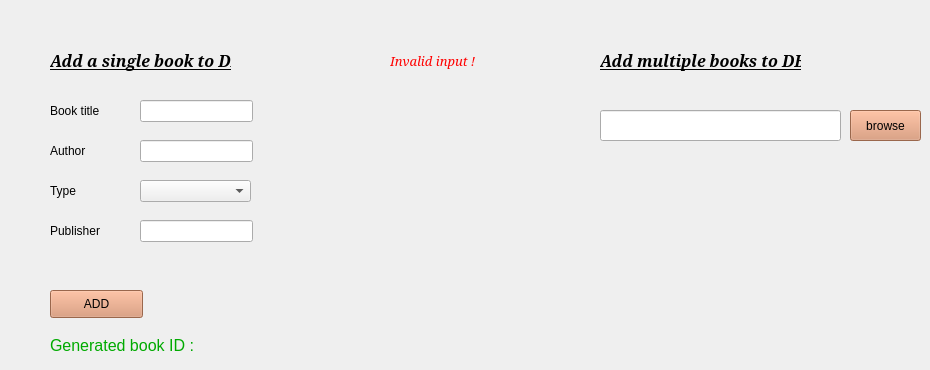
      <widget class="QWidget" name="add_books_tab">
       <attribute name="title">
        <string>ADD BOOKS</string>
       </attribute>
       <widget class="QLabel" name="label_7">
        <property name="geometry">
         <rect>
          <x>50</x>
          <y>100</y>
          <width>61</width>
          <height>21</height>
         </rect>
        </property>
        <property name="text">
         <string>Book title</string>
        </property>
       </widget>
       <widget class="QLabel" name="label_8">
        <property name="geometry">
         <rect>
          <x>50</x>
          <y>140</y>
          <width>61</width>
          <height>21</height>
         </rect>
        </property>
        <property name="text">
         <string>Author</string>
        </property>
       </widget>
       <widget class="QLabel" name="label_9">
        <property name="geometry">
         <rect>
          <x>50</x>
          <y>180</y>
          <width>61</width>
          <height>21</height>
         </rect>
        </property>
        <property name="text">
         <string>Type</string>
        </property>
       </widget>
       <widget class="QLabel" name="label_10">
        <property name="geometry">
         <rect>
          <x>50</x>
          <y>220</y>
          <width>61</width>
          <height>21</height>
         </rect>
        </property>
        <property name="text">
         <string>Publisher</string>
        </property>
       </widget>
       <widget class="QPushButton" name="add_book_botton">
        <property name="geometry">
         <rect>
          <x>50</x>
          <y>290</y>
          <width>93</width>
          <height>28</height>
         </rect>
        </property>
        <property name="palette">
         <palette>
          <active>
           <colorrole role="WindowText">
            <brush brushstyle="SolidPattern">
             <color alpha="255">
              <red>0</red>
              <green>0</green>
              <blue>0</blue>
             </color>
            </brush>
           </colorrole>
           <colorrole role="Button">
            <brush brushstyle="SolidPattern">
             <color alpha="255">
              <red>216</red>
              <green>144</green>
              <blue>107</blue>
             </color>
            </brush>
           </colorrole>
           <colorrole role="Light">
            <brush brushstyle="SolidPattern">
             <color alpha="255">
              <red>255</red>
              <green>216</green>
              <blue>196</blue>
             </color>
            </brush>
           </colorrole>
           <colorrole role="Midlight">
            <brush brushstyle="SolidPattern">
             <color alpha="255">
              <red>235</red>
              <green>180</green>
              <blue>151</blue>
             </color>
            </brush>
           </colorrole>
           <colorrole role="Dark">
            <brush brushstyle="SolidPattern">
             <color alpha="255">
              <red>108</red>
              <green>72</green>
              <blue>53</blue>
             </color>
            </brush>
           </colorrole>
           <colorrole role="Mid">
            <brush brushstyle="SolidPattern">
             <color alpha="255">
              <red>144</red>
              <green>96</green>
              <blue>71</blue>
             </color>
            </brush>
           </colorrole>
           <colorrole role="Text">
            <brush brushstyle="SolidPattern">
             <color alpha="255">
              <red>0</red>
              <green>0</green>
              <blue>0</blue>
             </color>
            </brush>
           </colorrole>
           <colorrole role="BrightText">
            <brush brushstyle="SolidPattern">
             <color alpha="255">
              <red>255</red>
              <green>255</green>
              <blue>255</blue>
             </color>
            </brush>
           </colorrole>
           <colorrole role="ButtonText">
            <brush brushstyle="SolidPattern">
             <color alpha="255">
              <red>0</red>
              <green>0</green>
              <blue>0</blue>
             </color>
            </brush>
           </colorrole>
           <colorrole role="Base">
            <brush brushstyle="SolidPattern">
             <color alpha="255">
              <red>255</red>
              <green>255</green>
              <blue>255</blue>
             </color>
            </brush>
           </colorrole>
           <colorrole role="Window">
            <brush brushstyle="SolidPattern">
             <color alpha="255">
              <red>216</red>
              <green>144</green>
              <blue>107</blue>
             </color>
            </brush>
           </colorrole>
           <colorrole role="Shadow">
            <brush brushstyle="SolidPattern">
             <color alpha="255">
              <red>0</red>
              <green>0</green>
              <blue>0</blue>
             </color>
            </brush>
           </colorrole>
           <colorrole role="AlternateBase">
            <brush brushstyle="SolidPattern">
             <color alpha="255">
              <red>235</red>
              <green>199</green>
              <blue>181</blue>
             </color>
            </brush>
           </colorrole>
           <colorrole role="ToolTipBase">
            <brush brushstyle="SolidPattern">
             <color alpha="255">
              <red>255</red>
              <green>255</green>
              <blue>220</blue>
             </color>
            </brush>
           </colorrole>
           <colorrole role="ToolTipText">
            <brush brushstyle="SolidPattern">
             <color alpha="255">
              <red>0</red>
              <green>0</green>
              <blue>0</blue>
             </color>
            </brush>
           </colorrole>
           <colorrole role="PlaceholderText">
            <brush brushstyle="SolidPattern">
             <color alpha="128">
              <red>0</red>
              <green>0</green>
              <blue>0</blue>
             </color>
            </brush>
           </colorrole>
          </active>
          <inactive>
           <colorrole role="WindowText">
            <brush brushstyle="SolidPattern">
             <color alpha="255">
              <red>0</red>
              <green>0</green>
              <blue>0</blue>
             </color>
            </brush>
           </colorrole>
           <colorrole role="Button">
            <brush brushstyle="SolidPattern">
             <color alpha="255">
              <red>216</red>
              <green>144</green>
              <blue>107</blue>
             </color>
            </brush>
           </colorrole>
           <colorrole role="Light">
            <brush brushstyle="SolidPattern">
             <color alpha="255">
              <red>255</red>
              <green>216</green>
              <blue>196</blue>
             </color>
            </brush>
           </colorrole>
           <colorrole role="Midlight">
            <brush brushstyle="SolidPattern">
             <color alpha="255">
              <red>235</red>
              <green>180</green>
              <blue>151</blue>
             </color>
            </brush>
           </colorrole>
           <colorrole role="Dark">
            <brush brushstyle="SolidPattern">
             <color alpha="255">
              <red>108</red>
              <green>72</green>
              <blue>53</blue>
             </color>
            </brush>
           </colorrole>
           <colorrole role="Mid">
            <brush brushstyle="SolidPattern">
             <color alpha="255">
              <red>144</red>
              <green>96</green>
              <blue>71</blue>
             </color>
            </brush>
           </colorrole>
           <colorrole role="Text">
            <brush brushstyle="SolidPattern">
             <color alpha="255">
              <red>0</red>
              <green>0</green>
              <blue>0</blue>
             </color>
            </brush>
           </colorrole>
           <colorrole role="BrightText">
            <brush brushstyle="SolidPattern">
             <color alpha="255">
              <red>255</red>
              <green>255</green>
              <blue>255</blue>
             </color>
            </brush>
           </colorrole>
           <colorrole role="ButtonText">
            <brush brushstyle="SolidPattern">
             <color alpha="255">
              <red>0</red>
              <green>0</green>
              <blue>0</blue>
             </color>
            </brush>
           </colorrole>
           <colorrole role="Base">
            <brush brushstyle="SolidPattern">
             <color alpha="255">
              <red>255</red>
              <green>255</green>
              <blue>255</blue>
             </color>
            </brush>
           </colorrole>
           <colorrole role="Window">
            <brush brushstyle="SolidPattern">
             <color alpha="255">
              <red>216</red>
              <green>144</green>
              <blue>107</blue>
             </color>
            </brush>
           </colorrole>
           <colorrole role="Shadow">
            <brush brushstyle="SolidPattern">
             <color alpha="255">
              <red>0</red>
              <green>0</green>
              <blue>0</blue>
             </color>
            </brush>
           </colorrole>
           <colorrole role="AlternateBase">
            <brush brushstyle="SolidPattern">
             <color alpha="255">
              <red>235</red>
              <green>199</green>
              <blue>181</blue>
             </color>
            </brush>
           </colorrole>
           <colorrole role="ToolTipBase">
            <brush brushstyle="SolidPattern">
             <color alpha="255">
              <red>255</red>
              <green>255</green>
              <blue>220</blue>
             </color>
            </brush>
           </colorrole>
           <colorrole role="ToolTipText">
            <brush brushstyle="SolidPattern">
             <color alpha="255">
              <red>0</red>
              <green>0</green>
              <blue>0</blue>
             </color>
            </brush>
           </colorrole>
           <colorrole role="PlaceholderText">
            <brush brushstyle="SolidPattern">
             <color alpha="128">
              <red>0</red>
              <green>0</green>
              <blue>0</blue>
             </color>
            </brush>
           </colorrole>
          </inactive>
          <disabled>
           <colorrole role="WindowText">
            <brush brushstyle="SolidPattern">
             <color alpha="255">
              <red>108</red>
              <green>72</green>
              <blue>53</blue>
             </color>
            </brush>
           </colorrole>
           <colorrole role="Button">
            <brush brushstyle="SolidPattern">
             <color alpha="255">
              <red>216</red>
              <green>144</green>
              <blue>107</blue>
             </color>
            </brush>
           </colorrole>
           <colorrole role="Light">
            <brush brushstyle="SolidPattern">
             <color alpha="255">
              <red>255</red>
              <green>216</green>
              <blue>196</blue>
             </color>
            </brush>
           </colorrole>
           <colorrole role="Midlight">
            <brush brushstyle="SolidPattern">
             <color alpha="255">
              <red>235</red>
              <green>180</green>
              <blue>151</blue>
             </color>
            </brush>
           </colorrole>
           <colorrole role="Dark">
            <brush brushstyle="SolidPattern">
             <color alpha="255">
              <red>108</red>
              <green>72</green>
              <blue>53</blue>
             </color>
            </brush>
           </colorrole>
           <colorrole role="Mid">
            <brush brushstyle="SolidPattern">
             <color alpha="255">
              <red>144</red>
              <green>96</green>
              <blue>71</blue>
             </color>
            </brush>
           </colorrole>
           <colorrole role="Text">
            <brush brushstyle="SolidPattern">
             <color alpha="255">
              <red>108</red>
              <green>72</green>
              <blue>53</blue>
             </color>
            </brush>
           </colorrole>
           <colorrole role="BrightText">
            <brush brushstyle="SolidPattern">
             <color alpha="255">
              <red>255</red>
              <green>255</green>
              <blue>255</blue>
             </color>
            </brush>
           </colorrole>
           <colorrole role="ButtonText">
            <brush brushstyle="SolidPattern">
             <color alpha="255">
              <red>108</red>
              <green>72</green>
              <blue>53</blue>
             </color>
            </brush>
           </colorrole>
           <colorrole role="Base">
            <brush brushstyle="SolidPattern">
             <color alpha="255">
              <red>216</red>
              <green>144</green>
              <blue>107</blue>
             </color>
            </brush>
           </colorrole>
           <colorrole role="Window">
            <brush brushstyle="SolidPattern">
             <color alpha="255">
              <red>216</red>
              <green>144</green>
              <blue>107</blue>
             </color>
            </brush>
           </colorrole>
           <colorrole role="Shadow">
            <brush brushstyle="SolidPattern">
             <color alpha="255">
              <red>0</red>
              <green>0</green>
              <blue>0</blue>
             </color>
            </brush>
           </colorrole>
           <colorrole role="AlternateBase">
            <brush brushstyle="SolidPattern">
             <color alpha="255">
              <red>216</red>
              <green>144</green>
              <blue>107</blue>
             </color>
            </brush>
           </colorrole>
           <colorrole role="ToolTipBase">
            <brush brushstyle="SolidPattern">
             <color alpha="255">
              <red>255</red>
              <green>255</green>
              <blue>220</blue>
             </color>
            </brush>
           </colorrole>
           <colorrole role="ToolTipText">
            <brush brushstyle="SolidPattern">
             <color alpha="255">
              <red>0</red>
              <green>0</green>
              <blue>0</blue>
             </color>
            </brush>
           </colorrole>
           <colorrole role="PlaceholderText">
            <brush brushstyle="SolidPattern">
             <color alpha="128">
              <red>0</red>
              <green>0</green>
              <blue>0</blue>
             </color>
            </brush>
           </colorrole>
          </disabled>
         </palette>
        </property>
        <property name="text">
         <string>ADD</string>
        </property>
       </widget>
       <widget class="QComboBox" name="add_book_type_cbox">
        <property name="geometry">
         <rect>
          <x>140</x>
          <y>180</y>
          <width>111</width>
          <height>22</height>
         </rect>
        </property>
       </widget>
       <widget class="QLineEdit" name="add_book_title_in">
        <property name="geometry">
         <rect>
          <x>140</x>
          <y>100</y>
          <width>113</width>
          <height>22</height>
         </rect>
        </property>
       </widget>
       <widget class="QLineEdit" name="add_book_author_in">
        <property name="geometry">
         <rect>
          <x>140</x>
          <y>140</y>
          <width>113</width>
          <height>22</height>
         </rect>
        </property>
       </widget>
       <widget class="QLineEdit" name="add_book_publisher_in">
        <property name="geometry">
         <rect>
          <x>140</x>
          <y>220</y>
          <width>113</width>
          <height>22</height>
         </rect>
        </property>
       </widget>
       <widget class="QLabel" name="label_11">
        <property name="geometry">
         <rect>
          <x>50</x>
          <y>50</y>
          <width>181</width>
          <height>21</height>
         </rect>
        </property>
        <property name="font">
         <font>
          <family>Constantia</family>
          <pointsize>12</pointsize>
          <weight>75</weight>
          <italic>true</italic>
          <bold>true</bold>
          <underline>true</underline>
         </font>
        </property>
        <property name="text">
         <string>Add a single book to DB</string>
        </property>
       </widget>
       <widget class="QLabel" name="label_12">
        <property name="geometry">
         <rect>
          <x>600</x>
          <y>50</y>
          <width>201</width>
          <height>21</height>
         </rect>
        </property>
        <property name="font">
         <font>
          <family>Constantia</family>
          <pointsize>12</pointsize>
          <weight>75</weight>
          <italic>true</italic>
          <bold>true</bold>
          <underline>true</underline>
         </font>
        </property>
        <property name="text">
         <string>Add multiple books to DB</string>
        </property>
       </widget>
       <widget class="QLineEdit" name="add_book_filepath_display">
        <property name="geometry">
         <rect>
          <x>600</x>
          <y>110</y>
          <width>241</width>
          <height>31</height>
         </rect>
        </property>
       </widget>
       <widget class="QPushButton" name="add_book_browse_btn">
        <property name="geometry">
         <rect>
          <x>850</x>
          <y>110</y>
          <width>71</width>
          <height>31</height>
         </rect>
        </property>
        <property name="palette">
         <palette>
          <active>
           <colorrole role="WindowText">
            <brush brushstyle="SolidPattern">
             <color alpha="255">
              <red>0</red>
              <green>0</green>
              <blue>0</blue>
             </color>
            </brush>
           </colorrole>
           <colorrole role="Button">
            <brush brushstyle="SolidPattern">
             <color alpha="255">
              <red>216</red>
              <green>144</green>
              <blue>107</blue>
             </color>
            </brush>
           </colorrole>
           <colorrole role="Light">
            <brush brushstyle="SolidPattern">
             <color alpha="255">
              <red>255</red>
              <green>216</green>
              <blue>196</blue>
             </color>
            </brush>
           </colorrole>
           <colorrole role="Midlight">
            <brush brushstyle="SolidPattern">
             <color alpha="255">
              <red>235</red>
              <green>180</green>
              <blue>151</blue>
             </color>
            </brush>
           </colorrole>
           <colorrole role="Dark">
            <brush brushstyle="SolidPattern">
             <color alpha="255">
              <red>108</red>
              <green>72</green>
              <blue>53</blue>
             </color>
            </brush>
           </colorrole>
           <colorrole role="Mid">
            <brush brushstyle="SolidPattern">
             <color alpha="255">
              <red>144</red>
              <green>96</green>
              <blue>71</blue>
             </color>
            </brush>
           </colorrole>
           <colorrole role="Text">
            <brush brushstyle="SolidPattern">
             <color alpha="255">
              <red>0</red>
              <green>0</green>
              <blue>0</blue>
             </color>
            </brush>
           </colorrole>
           <colorrole role="BrightText">
            <brush brushstyle="SolidPattern">
             <color alpha="255">
              <red>255</red>
              <green>255</green>
              <blue>255</blue>
             </color>
            </brush>
           </colorrole>
           <colorrole role="ButtonText">
            <brush brushstyle="SolidPattern">
             <color alpha="255">
              <red>0</red>
              <green>0</green>
              <blue>0</blue>
             </color>
            </brush>
           </colorrole>
           <colorrole role="Base">
            <brush brushstyle="SolidPattern">
             <color alpha="255">
              <red>255</red>
              <green>255</green>
              <blue>255</blue>
             </color>
            </brush>
           </colorrole>
           <colorrole role="Window">
            <brush brushstyle="SolidPattern">
             <color alpha="255">
              <red>216</red>
              <green>144</green>
              <blue>107</blue>
             </color>
            </brush>
           </colorrole>
           <colorrole role="Shadow">
            <brush brushstyle="SolidPattern">
             <color alpha="255">
              <red>0</red>
              <green>0</green>
              <blue>0</blue>
             </color>
            </brush>
           </colorrole>
           <colorrole role="AlternateBase">
            <brush brushstyle="SolidPattern">
             <color alpha="255">
              <red>235</red>
              <green>199</green>
              <blue>181</blue>
             </color>
            </brush>
           </colorrole>
           <colorrole role="ToolTipBase">
            <brush brushstyle="SolidPattern">
             <color alpha="255">
              <red>255</red>
              <green>255</green>
              <blue>220</blue>
             </color>
            </brush>
           </colorrole>
           <colorrole role="ToolTipText">
            <brush brushstyle="SolidPattern">
             <color alpha="255">
              <red>0</red>
              <green>0</green>
              <blue>0</blue>
             </color>
            </brush>
           </colorrole>
           <colorrole role="PlaceholderText">
            <brush brushstyle="SolidPattern">
             <color alpha="128">
              <red>0</red>
              <green>0</green>
              <blue>0</blue>
             </color>
            </brush>
           </colorrole>
          </active>
          <inactive>
           <colorrole role="WindowText">
            <brush brushstyle="SolidPattern">
             <color alpha="255">
              <red>0</red>
              <green>0</green>
              <blue>0</blue>
             </color>
            </brush>
           </colorrole>
           <colorrole role="Button">
            <brush brushstyle="SolidPattern">
             <color alpha="255">
              <red>216</red>
              <green>144</green>
              <blue>107</blue>
             </color>
            </brush>
           </colorrole>
           <colorrole role="Light">
            <brush brushstyle="SolidPattern">
             <color alpha="255">
              <red>255</red>
              <green>216</green>
              <blue>196</blue>
             </color>
            </brush>
           </colorrole>
           <colorrole role="Midlight">
            <brush brushstyle="SolidPattern">
             <color alpha="255">
              <red>235</red>
              <green>180</green>
              <blue>151</blue>
             </color>
            </brush>
           </colorrole>
           <colorrole role="Dark">
            <brush brushstyle="SolidPattern">
             <color alpha="255">
              <red>108</red>
              <green>72</green>
              <blue>53</blue>
             </color>
            </brush>
           </colorrole>
           <colorrole role="Mid">
            <brush brushstyle="SolidPattern">
             <color alpha="255">
              <red>144</red>
              <green>96</green>
              <blue>71</blue>
             </color>
            </brush>
           </colorrole>
           <colorrole role="Text">
            <brush brushstyle="SolidPattern">
             <color alpha="255">
              <red>0</red>
              <green>0</green>
              <blue>0</blue>
             </color>
            </brush>
           </colorrole>
           <colorrole role="BrightText">
            <brush brushstyle="SolidPattern">
             <color alpha="255">
              <red>255</red>
              <green>255</green>
              <blue>255</blue>
             </color>
            </brush>
           </colorrole>
           <colorrole role="ButtonText">
            <brush brushstyle="SolidPattern">
             <color alpha="255">
              <red>0</red>
              <green>0</green>
              <blue>0</blue>
             </color>
            </brush>
           </colorrole>
           <colorrole role="Base">
            <brush brushstyle="SolidPattern">
             <color alpha="255">
              <red>255</red>
              <green>255</green>
              <blue>255</blue>
             </color>
            </brush>
           </colorrole>
           <colorrole role="Window">
            <brush brushstyle="SolidPattern">
             <color alpha="255">
              <red>216</red>
              <green>144</green>
              <blue>107</blue>
             </color>
            </brush>
           </colorrole>
           <colorrole role="Shadow">
            <brush brushstyle="SolidPattern">
             <color alpha="255">
              <red>0</red>
              <green>0</green>
              <blue>0</blue>
             </color>
            </brush>
           </colorrole>
           <colorrole role="AlternateBase">
            <brush brushstyle="SolidPattern">
             <color alpha="255">
              <red>235</red>
              <green>199</green>
              <blue>181</blue>
             </color>
            </brush>
           </colorrole>
           <colorrole role="ToolTipBase">
            <brush brushstyle="SolidPattern">
             <color alpha="255">
              <red>255</red>
              <green>255</green>
              <blue>220</blue>
             </color>
            </brush>
           </colorrole>
           <colorrole role="ToolTipText">
            <brush brushstyle="SolidPattern">
             <color alpha="255">
              <red>0</red>
              <green>0</green>
              <blue>0</blue>
             </color>
            </brush>
           </colorrole>
           <colorrole role="PlaceholderText">
            <brush brushstyle="SolidPattern">
             <color alpha="128">
              <red>0</red>
              <green>0</green>
              <blue>0</blue>
             </color>
            </brush>
           </colorrole>
          </inactive>
          <disabled>
           <colorrole role="WindowText">
            <brush brushstyle="SolidPattern">
             <color alpha="255">
              <red>108</red>
              <green>72</green>
              <blue>53</blue>
             </color>
            </brush>
           </colorrole>
           <colorrole role="Button">
            <brush brushstyle="SolidPattern">
             <color alpha="255">
              <red>216</red>
              <green>144</green>
              <blue>107</blue>
             </color>
            </brush>
           </colorrole>
           <colorrole role="Light">
            <brush brushstyle="SolidPattern">
             <color alpha="255">
              <red>255</red>
              <green>216</green>
              <blue>196</blue>
             </color>
            </brush>
           </colorrole>
           <colorrole role="Midlight">
            <brush brushstyle="SolidPattern">
             <color alpha="255">
              <red>235</red>
              <green>180</green>
              <blue>151</blue>
             </color>
            </brush>
           </colorrole>
           <colorrole role="Dark">
            <brush brushstyle="SolidPattern">
             <color alpha="255">
              <red>108</red>
              <green>72</green>
              <blue>53</blue>
             </color>
            </brush>
           </colorrole>
           <colorrole role="Mid">
            <brush brushstyle="SolidPattern">
             <color alpha="255">
              <red>144</red>
              <green>96</green>
              <blue>71</blue>
             </color>
            </brush>
           </colorrole>
           <colorrole role="Text">
            <brush brushstyle="SolidPattern">
             <color alpha="255">
              <red>108</red>
              <green>72</green>
              <blue>53</blue>
             </color>
            </brush>
           </colorrole>
           <colorrole role="BrightText">
            <brush brushstyle="SolidPattern">
             <color alpha="255">
              <red>255</red>
              <green>255</green>
              <blue>255</blue>
             </color>
            </brush>
           </colorrole>
           <colorrole role="ButtonText">
            <brush brushstyle="SolidPattern">
             <color alpha="255">
              <red>108</red>
              <green>72</green>
              <blue>53</blue>
             </color>
            </brush>
           </colorrole>
           <colorrole role="Base">
            <brush brushstyle="SolidPattern">
             <color alpha="255">
              <red>216</red>
              <green>144</green>
              <blue>107</blue>
             </color>
            </brush>
           </colorrole>
           <colorrole role="Window">
            <brush brushstyle="SolidPattern">
             <color alpha="255">
              <red>216</red>
              <green>144</green>
              <blue>107</blue>
             </color>
            </brush>
           </colorrole>
           <colorrole role="Shadow">
            <brush brushstyle="SolidPattern">
             <color alpha="255">
              <red>0</red>
              <green>0</green>
              <blue>0</blue>
             </color>
            </brush>
           </colorrole>
           <colorrole role="AlternateBase">
            <brush brushstyle="SolidPattern">
             <color alpha="255">
              <red>216</red>
              <green>144</green>
              <blue>107</blue>
             </color>
            </brush>
           </colorrole>
           <colorrole role="ToolTipBase">
            <brush brushstyle="SolidPattern">
             <color alpha="255">
              <red>255</red>
              <green>255</green>
              <blue>220</blue>
             </color>
            </brush>
           </colorrole>
           <colorrole role="ToolTipText">
            <brush brushstyle="SolidPattern">
             <color alpha="255">
              <red>0</red>
              <green>0</green>
              <blue>0</blue>
             </color>
            </brush>
           </colorrole>
           <colorrole role="PlaceholderText">
            <brush brushstyle="SolidPattern">
             <color alpha="128">
              <red>0</red>
              <green>0</green>
              <blue>0</blue>
             </color>
            </brush>
           </colorrole>
          </disabled>
         </palette>
        </property>
        <property name="text">
         <string>browse</string>
        </property>
       </widget>
       <widget class="QLabel" name="add_book_error_msg">
        <property name="geometry">
         <rect>
          <x>390</x>
          <y>50</y>
          <width>91</width>
          <height>21</height>
         </rect>
        </property>
        <property name="font">
         <font>
          <family>Constantia</family>
          <pointsize>10</pointsize>
          <italic>true</italic>
         </font>
        </property>
        <property name="styleSheet">
         <string notr="true">color: rgb(255, 0, 0);</string>
        </property>
        <property name="text">
         <string>Invalid input !</string>
        </property>
       </widget>
       <widget class="QLabel" name="label_22">
        <property name="geometry">
         <rect>
          <x>50</x>
          <y>330</y>
          <width>331</width>
          <height>31</height>
         </rect>
        </property>
        <property name="font">
         <font>
          <family>MS Shell Dlg 2</family>
          <pointsize>12</pointsize>
         </font>
        </property>
        <property name="styleSheet">
         <string notr="true">color: rgb(0, 170, 0);</string>
        </property>
        <property name="text">
         <string>Generated book ID : </string>
        </property>
       </widget>
      </widget>
